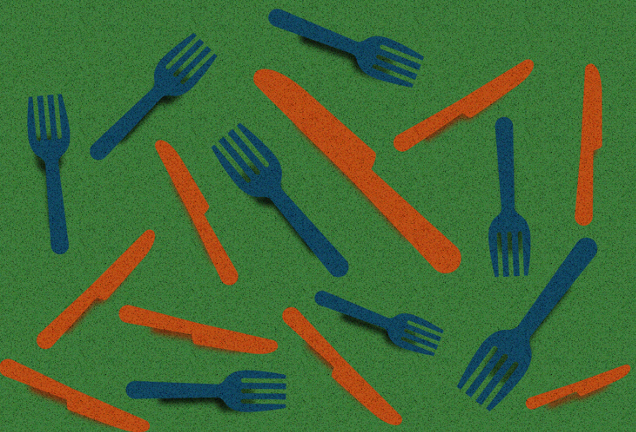
#> input picture Assignment/COMP4421_Assignment3/img/input_img.png, 636 x 432 px; the run also reads 3 pictures not shown here
$ jupyter execute --allow-errors programming3.ipynb
#> lines starting #> are read from the running program, lines starting #| are printed output that depends on the picture
[cell 1]
################################################
# Name: LI Yuntong
# STID: 20944800
# ITSC E-mail: ylino@connect.ust.hk
################################################

If you have any questions:
* Please inquire via email (with title **COMP4421 Inquiry: ...)**
* Yin Lai Lyndon Chan (yllchan@connect.ust.hk)

# **Overview**

In this assignment, you need to complete a series of programming tasks designed to enhance your understanding of segmentation, registration, and compression.

# **IMPORTANT**

*   Necessary libraries have already been imported for you. You are **NOT allowed** to import and use any other libraries. You may try to request for approval if you think any external libraries are neccessary. Otherwise, zero mark will be directly assigned and no appealing is allowed.

*   You are required to implement the code block in the designated area **OR** indicated by **TODO**. Any responses or modifications outside of this area will result in zero mark, and no appealing is allowed. (**Designated area** is the area between "start of the code" ... "end of the code")

*   **Please read instructions and comments of the skeleton carefully before writing you own codes.**

*   Since this assignment could be more complicated and challenging, we didn't provide you dummy code or variables in most of tasks. Please create them by yourself to fit the expected output.

# **Submission**
*   Your final submission must include:
The programming3.ipynb with your implemented algorithm.
The results directory with all the result images. **Package everything of your assignment into a .zip file named [YourName]_COMP4421_Assignment3.zip and submit it via Canvas.**

*   Your submitted .ipynb must contain the final results when you run the code. I.e., do not clear output when submit the assignments.

# **Deadline**

*   All submissions must be made via the course repository by 11:55 PM on May 10, 2026.

*   Late assignments will incur a 10 scores penalty.

*   Assignment submissions with more than one day will not be accepted.

# **Grading Criteria**
Your assignment will be graded on the following factors:
*   The correctness and efficiency of the implemented algorithm.
*   The clarity and quality of the result images.
*   The organization and documentation of the result images.
*   The adherence to the assignment requirements and submission guidelines.

# Assignment 3

## Mount to the Google Drive

**IMPORTANT**:
*   Make sure you mount the drive properly and upload all neccessary images before starting the assignment.

*   If you are writing code on local envoirnment instead of using Colab, you do not need to execute this block.

*   You may refers to the [reference](https://saturncloud.io/blog/how-to-import-files-from-google-drive-to-colab/) or related tutorials.

[cell 2]
from google.colab import drive
import os

drive.mount('/content/drive')

# TODO:
# Define the path for your working directory
new_working_directory = '/content/drive/MyDrive/COMP4421_Assignment3'

# Change the current working directory to the new path
os.chdir(new_working_directory)

## Import Library

[cell 3]
import cv2
import math
from math import sqrt, cos, acos, degrees, radians, pi
import numpy as np
from google.colab.patches import cv2_imshow

from PIL import Image, ImageFilter, ImageOps
import matplotlib.pyplot as plt
from scipy.optimize import fsolve
from scipy.signal import argrelextrema

import random
from tqdm.notebook import tqdm

## **Question 1**: EM thresholding for image segmentation

In this question, you will implement **Expectation-Maximization (EM) thresholding** to segment an image. While the original input is in the RGB color space, we have already performed the conversion to the **HSI (Hue, Saturation, Intensity)** space for you—similar to the methodology used in Assignment 2.

### 3.1 Task Overview
Your primary objective is to operate on the **Intensity ($I$) channel** to perform the segmentation. Because the Intensity channel decouples the brightness information from color, it serves as the ideal data source for statistical thresholding algorithms.

### 3.2 Instructions
* **Pre-processing:** We have provided the necessary pre-processing steps in the code block below. You do **not** need to apply further filters or adjustments to the input.
* **Execution:** Implement your EM algorithm and begin the segmentation directly on the processed intensity data.
* **Analysis:** After obtaining your segmentation results, you will be required to answer several subsequent questions.

Please read the instructions and follow our steps to implement the algorithm. Then fill in your codes and answers in the designated area.

[cell 4]
# source: https://github.com/SVLaursen/Python-RGB-to-HSI/blob/master/converter.py
# DO NOT modify these codes
def RGB_TO_HSI(img):
    with np.errstate(divide='ignore', invalid='ignore'):

        #Load image with 32 bit floats as variable type
        bgr = np.float64(img)/255

        #Separate color channels
        blue = bgr[:,:,0]
        green = bgr[:,:,1]
        red = bgr[:,:,2]

        #Calculate Intensity
        def calc_intensity(red, blue, green):
            return np.divide(blue + green + red, 3)

        #Calculate Saturation
        def calc_saturation(red, blue, green):
            minimum = np.minimum(np.minimum(red, green), blue)
            saturation = 1 - (3 / (red + green + blue + 0.001) * minimum)

            return saturation

        #Calculate Hue
        def calc_hue(red, blue, green):
            hue = np.copy(red)

            for i in range(0, blue.shape[0]):
                for j in range(0, blue.shape[1]):
                    hue[i][j] = 0.5 * ((red[i][j] - green[i][j]) + (red[i][j] - blue[i][j])) / \
                                math.sqrt((red[i][j] - green[i][j])**2 +
                                        ((red[i][j] - blue[i][j]) * (green[i][j] - blue[i][j])))
                    hue[i][j] = math.acos(hue[i][j])

                    if blue[i][j] <= green[i][j]:
                        hue[i][j] = hue[i][j]
                    else:
                        hue[i][j] = ((360 * math.pi) / 180.0) - hue[i][j]

            return hue

        #Merge channels into picture and return image
        hsi = cv2.merge((calc_hue(red, blue, green), calc_saturation(red, blue, green), calc_intensity(red, blue, green)))
        return hsi

[cell 5]
################################################
# Do NOT modify codes in this block.           #
################################################
img = cv2.imread('./img/input_img.png', 1)
#> img is the input picture: shape (432, 636, 3); mean B, G, R 54.6, 106.7, 66.6
img = cv2.GaussianBlur(img, (3, 3), 0)
blur = cv2.cvtColor(img, cv2.COLOR_BGR2RGB)

# RGB to HSI has already been provided for you
hsi_img = RGB_TO_HSI(blur)
#> in RGB_TO_HSI, `blue = bgr[:,:,0]`:
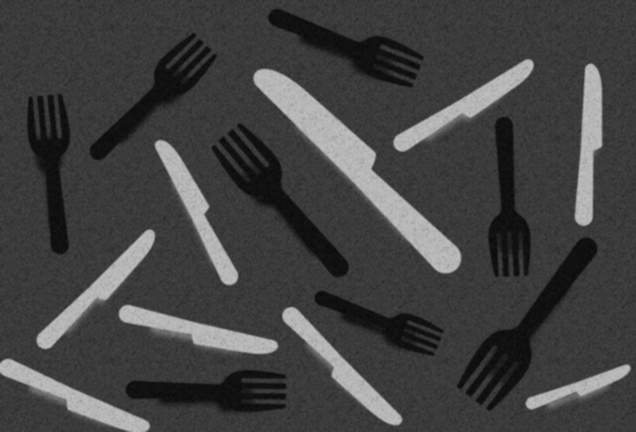
#> blue: shape (432, 636) float64; min 0.0314, max 0.753, mean 0.261
#> in RGB_TO_HSI, `green = bgr[:,:,1]`:
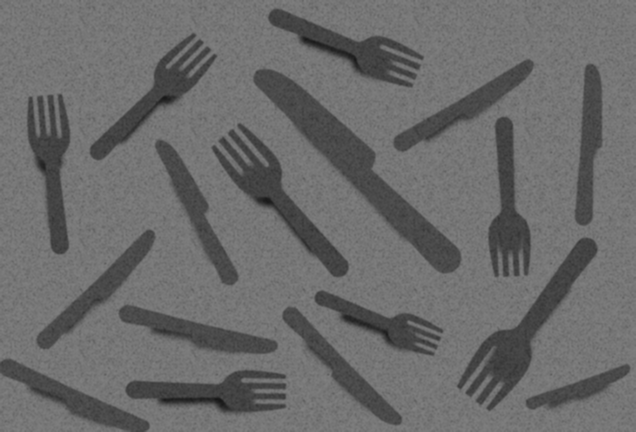
#> green: shape (432, 636) float64; min 0.0863, max 0.506, mean 0.419
#> in RGB_TO_HSI, `red = bgr[:,:,2]`:
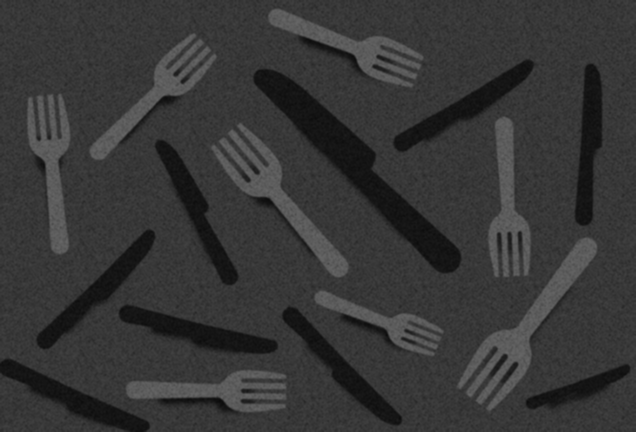
#> red: shape (432, 636) float64; min 0.0431, max 0.404, mean 0.214
#> after the loop in calc_hue, `for i in range(0, blue.shape[0]):`:
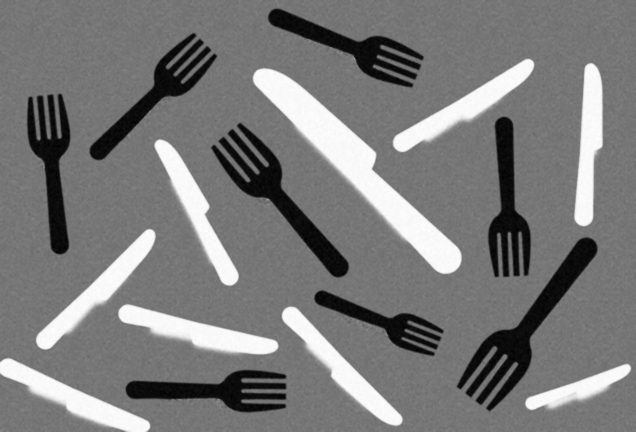
#> hue: shape (432, 636) float64; min 0.576, max 3.93, mean 2.19; drawn with min black and max white
#> in calc_saturation, `minimum = np.minimum(np.minimum(red, green), blue)`:
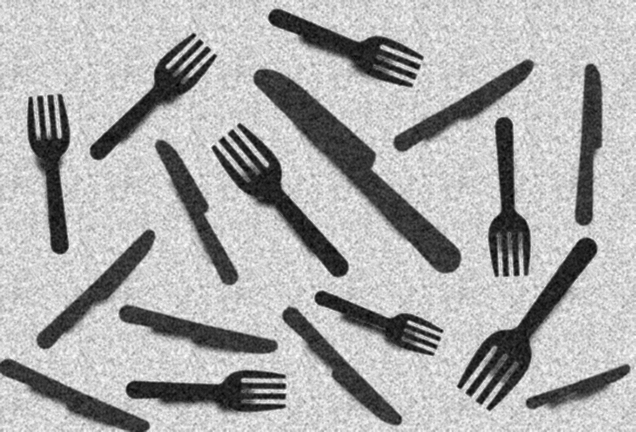
#> minimum: shape (432, 636) float64; min 0.0314, max 0.255, mean 0.184; drawn with min black and max white
#> in calc_saturation, `saturation = 1 - (3 / (red + green + blue + 0.001) * minimum)`:
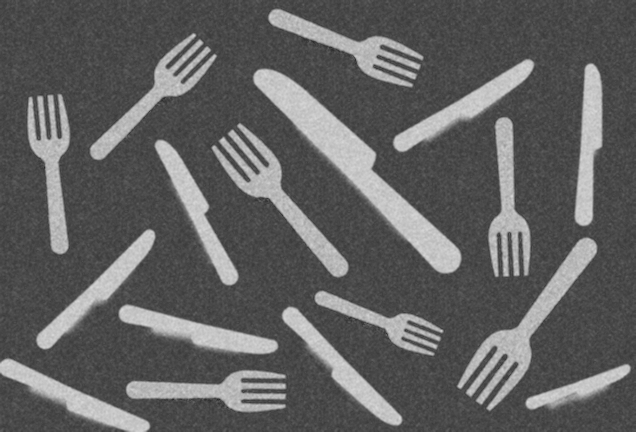
#> saturation: shape (432, 636) float64; min 0.155, max 0.852, mean 0.385
#> in calc_intensity, `return np.divide(blue + green + red, 3)`:
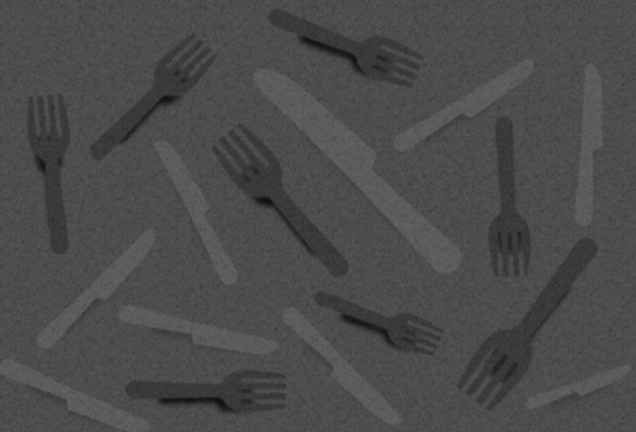
#> returned value: shape (432, 636) float64; min 0.0601, max 0.391, mean 0.298
#> in RGB_TO_HSI, `hsi = cv2.merge((calc_hue(red, blue, green), calc_saturation(red, blue..`:
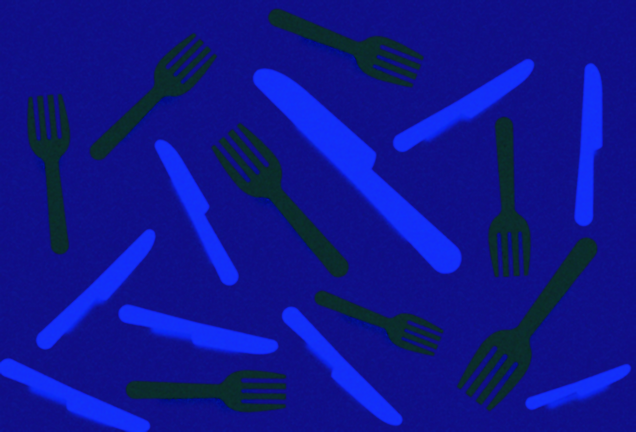
#> hsi: shape (432, 636, 3) float64; mean of channels 0, 1, 2 2.19, 0.385, 0.298; drawn with min black and max white
h, s, i = cv2.split(hsi_img)


fig, ax = plt.subplots(nrows=1, ncols=2, figsize=(15, 15), dpi=80, sharex=True, sharey=True)
ax[0].imshow(blur)
ax[1].imshow(i, 'gray')

ax[0].title.set_text('Original Image')
ax[1].title.set_text('Intensity Values from HSI')

As you could observe in the input image, the scene consists of three distinct luminance levels (several foreground objects (forks and knives) against a background). For this task, we assume that the pixel intensities follow a **mixture of three Gaussian distributions**, where each distribution corresponds to a specific functional component of the image:

1. **The Forks:** Represented by the lower intensity (darker) peaks.
2. **The Background:** Represented by the mid-tone intensity values.
3. **The Knives:** Represented by the higher intensity (brightest) peaks.

[cell 6]
################################################
# Do NOT modify codes in this block.           #
################################################
gray = (((i-np.min(i))/(np.max(i)-np.min(i)))*255).astype(np.uint8)
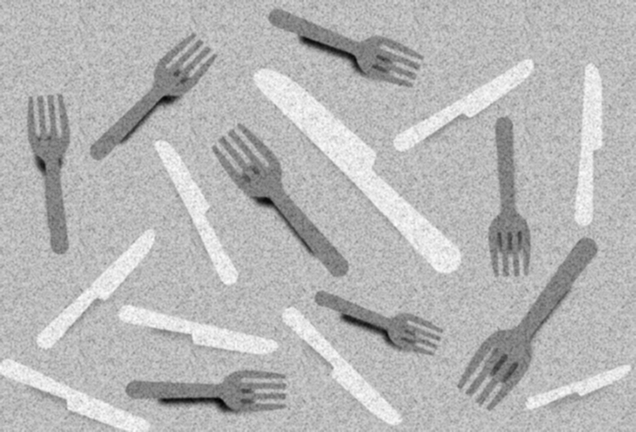
#> gray: shape (432, 636); min 0, max 255, mean 182.9
pil_image = Image.fromarray(gray)

# Calculate histogram
histogram = pil_image.histogram()
#> histogram = 256 values, max 8695 at index 188, min 0 at index 127, mean 1073.2

# Plot histogram using matplotlib
plt.figure(figsize=(10, 5))
plt.bar(range(256), histogram)
plt.title('Image Histogram')
plt.xlabel('Pixel Value')
plt.ylabel('Frequency')
plt.show()
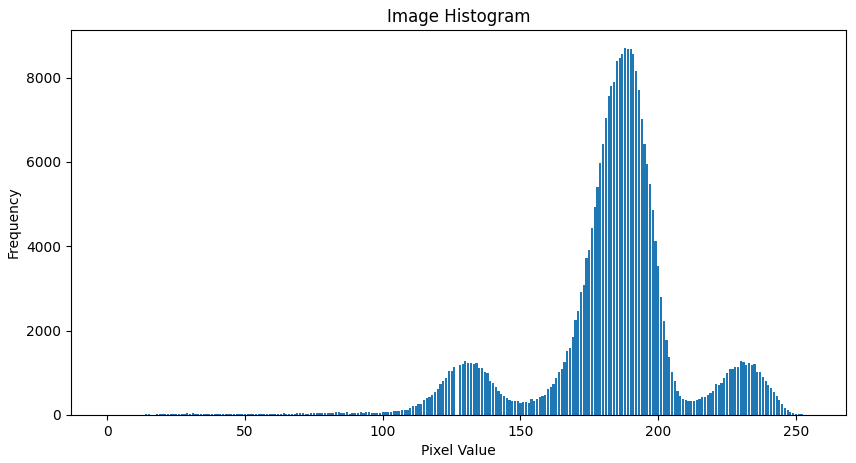
#> figure drawn by matplotlib, 1 panel; tallest bar 8695 high, from x = 187.6 to 188.4

In this section, you will implement EM algorithm to estimate the mean, variance, and weights of three Gaussian distribution. We have prepared a gaussian function for you. Then, you need to complete the following parts:

1. initialize parameters (mean, variance, and weights). To initialize mean values, in this assignment, please first find the valley of the intensity histogram (around 150 and 210 as we could observe). Then take the average values of three regions as the initial mean, as shown in the figure below. For example, initial mu_1 is (150+0)/2.

 **NOTE 1**: You NEED to find your own approach to estimate these two values, and then calculate three means. Do not hardcode numerical results by inputting constants like 0 or 150 directly.

 **NOTE 2**: The intensity distribution is not ideally smooth. It is normal that different implementations produces different results.

2. E- and M-steps to estimate mean, variance, and weights.

3. conduct E- and M-steps iteratively in em_algorithm() for 300 iterations. You may decide number of iterations here by yourself.

[cell 7]
def gaussian(x, mean, std_dev):
    # Calculates the probability density of x for a given normal distribution.
    return np.exp(-np.square(x - mean) / (2 * std_dev**2)) / (np.sqrt(2 * np.pi) * std_dev)

def initialize_means(histogram, order):
    """
    Finds initial mean values by smoothing the histogram and locating valleys.
    The order parameter controls the sensitivity of local minima detection.
    """
    # Start of the code
    hist = np.asarray(histogram, dtype=np.float64)
    bins = np.arange(len(hist))
    window_size = 2 * order + 1
    kernel = np.ones(window_size) / window_size
    smoothed_hist = np.convolve(hist, kernel, mode='same')

    # Find indices of relative maxima using argrelextrema
    valleys = argrelextrema(smoothed_hist, np.less, order=order)[0]
    nonzero_bins = bins[hist > 0]
    lower = nonzero_bins[0] + int(0.2 * (nonzero_bins[-1] - nonzero_bins[0]))
    upper = nonzero_bins[-1] - int(0.05 * (nonzero_bins[-1] - nonzero_bins[0]))
    valleys = valleys[(valleys > lower) & (valleys < upper)]
    if len(valleys) < 2:
        valleys = np.percentile(nonzero_bins, [33, 66]).astype(int)
    else:
        valleys = np.sort(valleys[np.argsort(smoothed_hist[valleys])[:2]])

    split_points = np.concatenate(([nonzero_bins[0]], valleys[:2], [nonzero_bins[-1]]))
    means = np.array([(split_points[i] + split_points[i + 1]) / 2 for i in range(3)], dtype=np.float64)
    # End of the code

    return means


def initialize_parameters(data, num_components):
    """Initializes the three Gaussian parameters: means, variances, and mixing weights."""
    # Start of the code
    histogram = np.bincount(data.astype(np.uint8), minlength=256)
    means = initialize_means(histogram, order=10)
    boundaries = np.concatenate(([-np.inf], (means[:-1] + means[1:]) / 2, [np.inf]))
    variances = np.zeros(num_components, dtype=np.float64)
    weights = np.zeros(num_components, dtype=np.float64)
    for i in range(num_components):
        region = data[(data >= boundaries[i]) & (data < boundaries[i + 1])]
        if len(region) == 0:
            variances[i] = np.var(data)
            weights[i] = 1 / num_components
        else:
            variances[i] = max(np.var(region), 1e-6)
            weights[i] = len(region) / len(data)
    # End of the code
    return means, variances, weights

def e_step(data, means, variances, weights, num_components):
    """
    Expectation Step: Evaluates the posterior probability (responsibility)
    that each pixel belongs to each Gaussian component.
    """
    # Start of the code
    responsibilities = np.zeros((len(data), num_components), dtype=np.float64)
    for i in range(num_components): # Feel free to modify or replace this code
        responsibilities[:, i] = weights[i] * gaussian(data, means[i], np.sqrt(variances[i]))
    total = np.sum(responsibilities, axis=1, keepdims=True)
    total[total == 0] = 1e-12
    responsibilities = responsibilities / total
    # End of the code
    return responsibilities

def m_step(data, responsibilities, num_components):
    """
    Maximization Step: Re-estimates means, variances, and weights
    by maximizing the likelihood found in the E-step.
    """
    # Start of the code
    means = np.zeros(num_components, dtype=np.float64)
    variances = np.zeros(num_components, dtype=np.float64)
    weights = np.zeros(num_components, dtype=np.float64)
    for i in range(num_components): # Feel free to modify or replace this code
        responsibility_sum = np.sum(responsibilities[:, i])
        means[i] = np.sum(responsibilities[:, i] * data) / responsibility_sum
        variances[i] = np.sum(responsibilities[:, i] * np.square(data - means[i])) / responsibility_sum
        variances[i] = max(variances[i], 1e-6)
        weights[i] = responsibility_sum / len(data)
    order = np.argsort(means)
    means = means[order]
    variances = variances[order]
    weights = weights[order]
    # End of the code
    return means, variances, weights


def em_algorithm(data, num_components=3, num_iterations=100):
    means, variances, weights = initialize_parameters(data, num_components)
    for _ in range(num_iterations):
        '''
        TODO: Please finish above E- and M-step functions, and apply EM for
        'num_iterations' iterations, and produces three arrays of mean, variance,
        and weights.
        '''
        # Start of the code
        responsibilities = e_step(data, means, variances, weights, num_components)
        means, variances, weights = m_step(data, responsibilities, num_components)
        # End of the code
    return means, variances, weights

means, variances, weights = em_algorithm(gray.ravel(), num_iterations=300)
#> (the rest of the program and of its run is left out)
